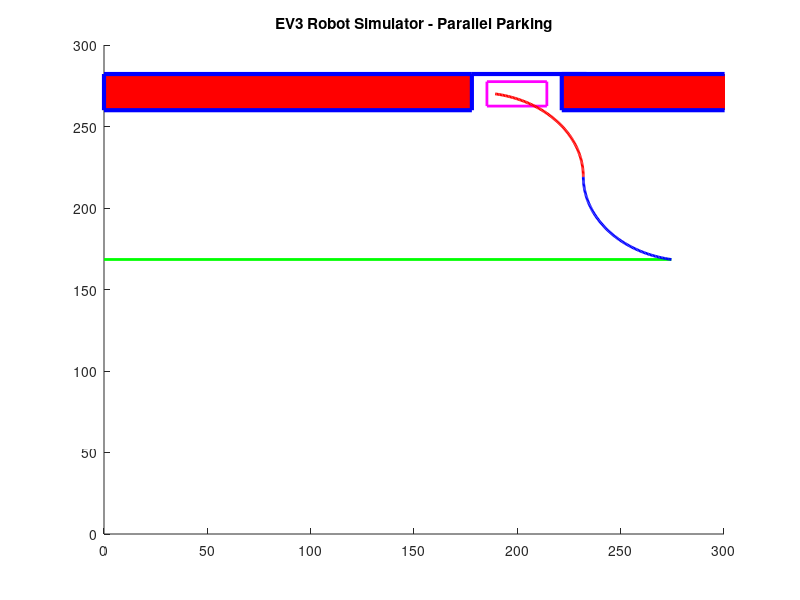

Source code (MATLAB):
%% Parallel Parking Simulation of Robot
% Initial coordinates of the rectangle
x_US_pos = 20;
y_US_pos = 7.5;

x_BackAxle_mid = 4;
y_BackAxle_mid = 7.5;

x1 = 274.391; % x-coordinate of top-left corner
y1 = 200; % y-coordinate of top-left corner
x2 = x1 + 29; % x-coordinate of bottom-right corner
y2 = y1 + 15; % y-coordinate of bottom-right corner

% Create a figure and plot the initial rectangle
figure;
r_left = rectangle('Position',[0 260 178 22.2], 'FaceColor', 'r','EdgeColor','b','LineWidth',3);
line_centre = line([178 233.5],[282.2 282.2],'color','b','LineWidth',3);
r_right = rectangle('Position',[221.5 260 178 22.2], 'FaceColor', 'r','EdgeColor','b','LineWidth',3);
axis([0 300 0 300])
hold on

Point_0 = [283.5, 200];
Point_1 = [193.8750  251.1000]; %[(r_left.Position(3) + ((r_right.Position(1)-(r_left.Position(1)+r_left.Position(3)))/4)), 240+((r_left.Position(2) + r_left.Position(4) - r_left.Position(2))/2)]
distance = [sqrt((Point_0(1) - Point_1(1))^2 + (Point_0(2) - Point_1(2))^2)];
radius_arc = distance/2;
beta1_start = 260;
beta1_end = 180;
beta1_angle = beta1_start - beta1_end;
num_points = 100;
center_arc1 = [Point_0(1), Point_0(2) + distance/4*sin(beta1_angle/2)];
beta1 = linspace(deg2rad(beta1_start), deg2rad(beta1_end), num_points);

% Draw straight line
x_start = 0;
y_start = 168.417;
x_end = 274.542;
y_end = 168.417;
num_steps = 100;

straight_line = line([x_start x_end], [y_start y_end], 'color', 'g', 'LineWidth', 2);

% Coordinates of Arc1
arc1_x = center_arc1(1) + radius_arc * cos(beta1);
arc1_y = center_arc1(2) + radius_arc * sin(beta1);

hold on
arc_curve = plot(arc1_x, arc1_y, 'b','LineWidth',2);

% Initialize rectangle plot
rect = rectangle('Position', [x1, y1, x2 - x1, y2 - y1], 'EdgeColor', 'm', 'LineWidth', 2);
title('EV3 Robot Simulator - Parallel Parking');


% Coordinates of Arc2
beta2_start = 0;
beta2_end = 80;
beta2_angle = beta2_start - beta2_end;
center_arc2 = [center_arc1(1)-2*radius_arc, center_arc1(2)]; %Beginning of parking lot + ((43.5-29)/2) + distance btw back of rover to rear wheel shaft (5cm was assumed) = 202.25
beta2 = linspace(deg2rad(beta2_start), deg2rad(beta2_end), num_points);

% Calculate Arc2
arc2_x = center_arc2(1) + radius_arc * cos(beta2);
arc2_y = center_arc2(2) + radius_arc * sin(beta2);

hold on
arc_curve2 = plot(arc2_x, arc2_y, 'r','LineWidth',2);

% Move the rectangle along the straight line
for i = 1:num_steps
    % Calculate the x-coordinate for each step
    x_step = x_end * (i / num_steps);

    % Update rectangle coordinates
    x1_line = x_step;
    y1_line = y_start;
    x2_line = x_step + 29;
    y2_line = y_start + 15;

    % Update rectangle position
    set(rect, 'Position', [x1_line - x_BackAxle_mid, y1_line - y_BackAxle_mid, x2_line - x1_line, y2_line - y1_line]);
    drawnow;
    pause(0.05);
end

% Move the rectangle along both arc_curves
for j = 1:num_points
    dx1 = arc1_x(j) - x1; % Change in x
    dy1 = arc1_y(j) - y1; % Change in y
    
    % Update rectangle coordinates
    x1 = x1 + dx1;
    y1 = y1 + dy1;
    x2 = x2 + dx1;
    y2 = y2 + dy1;

    % Update the rectangle's position
    set(rect, 'Position', [x1 - x_BackAxle_mid, y1 - y_BackAxle_mid, x2 - x1, y2 - y1]);
    drawnow; % Refresh the figure
    pause(0.05); % Pause for smoother animation
end
for k = 1:num_points
    dx2 = arc2_x(k) - x1; % Change in x
    dy2 = arc2_y(k) - y1; % Change in y
    
    % Update rectangle coordinates
    x1 = x1 + dx2;
    y1 = y1 + dy2;
    x2 = x2 + dx2;
    y2 = y2 + dy2;

    % Update the rectangle's position
    set(rect, 'Position', [x1 - x_BackAxle_mid, y1 - y_BackAxle_mid, x2 - x1, y2 - y1]);
    drawnow; % Refresh the figure
    pause(0.05); % Pause for smoother animation
end